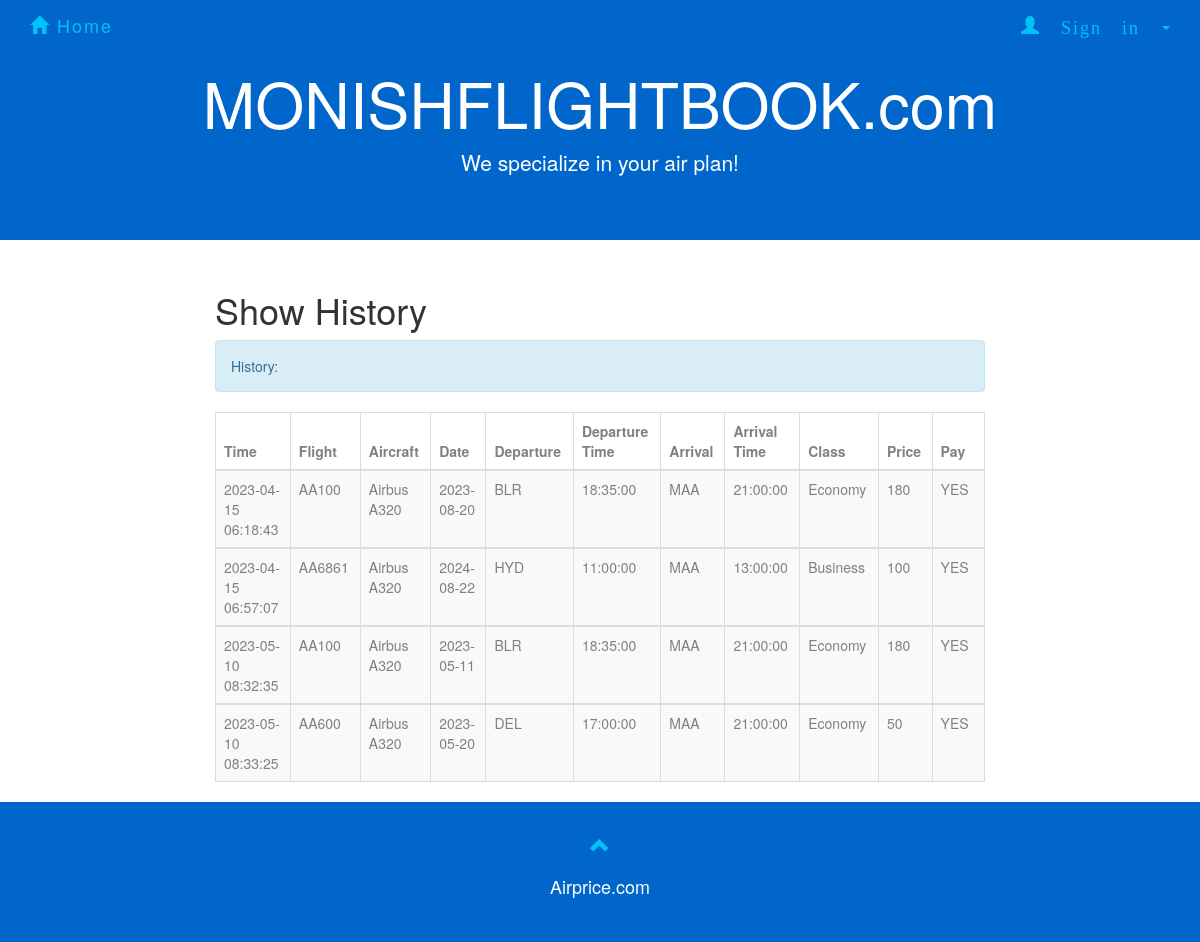
Page /showhistory.php (signed in) on the committed database.
### tables this page shows
CREATE TABLE `flight` (
  `number` varchar(20) NOT NULL,
  `airplane_id` varchar(10) NOT NULL,
  `departure` varchar(10) NOT NULL,
  `d_time` time NOT NULL,
  `arrival` varchar(10) NOT NULL,
  `a_time` time NOT NULL
);

CREATE TABLE `book` (
  `ID` int(11) NOT NULL,
  `time` datetime NOT NULL,
  `date` date NOT NULL,
  `flightno` varchar(10) NOT NULL,
  `username` varchar(45) NOT NULL,
  `classtype` varchar(20) NOT NULL,
  `paid` int(1) DEFAULT 0
);

CREATE TABLE `airplane` (
  `ID` varchar(10) NOT NULL,
  `type` varchar(10) NOT NULL,
  `company` varchar(20) NOT NULL
);

CREATE TABLE `class` (
  `number` varchar(10) NOT NULL,
  `name` varchar(20) NOT NULL,
  `capacity` int(11) NOT NULL,
  `price` float NOT NULL
);

### showhistory.php (the view, shortened to what this page needs)
<?php
$user = $_SESSION['user'];
?>
<!DOCTYPE html>
<html>
<html lang="en">
<head>
  <link rel="stylesheet" href="http://maxcdn.bootstrapcdn.com/bootstrap/3.3.5/css/bootstrap.min.css">
  <link rel="stylesheet" href="forcompany.css">
  <link rel="stylesheet" href="homepage.css">
  <link rel="stylesheet" href="AdminSignin.css">
</head>
<body>
  <nav class="navbar navbar-default navbar-fixed-top">
    <div class="container">
      <div class="navbar-header">
        <a class="navbar-brand" href="homepage.html"><span class="glyphicon glyphicon-home"></span> Home</a>
      </div>
      <div class="collapse navbar-collapse" id="myNavbar">
        <ul class="nav navbar-nav navbar-right">
          <li class="dropdown" id = "new">
            <a class="dropdown-toggle" data-toggle="dropdown" href="#"><span class="glyphicon glyphicon-user"> Sign in&nbsp;</span><span class="caret"></span>
            </a>
              </li>
            </ul>
      </div>
    </div>
  </nav>
<div class="jumbotron text-center">
        <h1>MONISHFLIGHTBOOK.com</h1>
        <p>We specialize in your air plan!</p>
</div>
<div class="container-fluid text-center">
  <div class="row content">
    <div class="col-sm-2 sidenav">
    </div>
    <div class="col-sm-8 text-left">
      <h1>Show History</h1>
<?php
include_once 'dbconnect2.php';
$sql = "SELECT FL.number AS FLnumber, company, type, time, B.date,  departure, d_time, arrival, a_time, C.name AS classname, price, paid
            FROM flight FL,  class C, airplane AP , book B
            WHERE (FL.number = C.number) AND (B.flightno = c.number) AND (classtype = C.name) AND (FL.airplane_id = AP.ID)
            AND  B.username = '$user' AND paid = '1'
            ORDER BY time";
$result = mysqli_query($con,$sql);
$rowcount = mysqli_num_rows($result);
    if($rowcount == 0){
        echo "<div class='alert alert-info'><strong>Nothing in the history.</strong></div>";
    }
    else{
    echo "<div class='alert alert-info'>History:</div>";
    echo "<table class='table table-bordered table-striped table-hover'>
          <thead>
          <tr>
            <th>Time</th>
            <th>Flight</th>
            <th>Aircraft</th>
            <th>Date</th>
            <th>Departure</th>
            <th>Departure Time</th>
            <th>Arrival</th>
            <th>Arrival Time</th>
            <th>Class</th>
            <th>Price</th>
            <th>Pay</th>
          </tr>
          </thead>";
    while($row = mysqli_fetch_array($result)) {
        echo "<tbody><tr>";
        echo "<td>" . $row['time'] . "</td>";
        echo "<td>" . $row['FLnumber'] . "</td>";
        echo "<td>" . $row['company']." ".$row['type']. "</td>";
        echo "<td>" . $row['date'] . "</td>";
        echo "<td>" . $row['departure'] . "</td>";
        echo "<td>" . $row['d_time'] . "</td>";
        echo "<td>" . $row['arrival'] . "</td>";
        echo "<td>" . $row['a_time'] . "</td>";
        echo "<td>" . $row['classname'] . "</td>";
        echo "<td>" . $row['price'] . "</td>";
        if($row['paid'] == 1){
            echo "<td>YES</td>";
        }
        echo "</tr>";
    }
    echo " </tbody></table>";
    }
?>
    </div>
  </div>
</div>
<footer class="container-fluid text-center">
        <a href="#signUpPage" title="To Top">
            <span class="glyphicon glyphicon-chevron-up"></span>
        </a>
        <p>Airprice.com</p>
</footer>
</body>
</html>

### forcompany.css (style rules this page uses)
.jumbotron { background-color: #0066cc; color: #ffffff; }
.navbar { margin-bottom: 0; background-color: #0066cc; border: 0; font-size: 18px !important; letter-spacing: 2px; opacity: 0.9; }
.navbar li a, .navbar .navbar-brand { color: #00ccff !important; }
footer { background-color: #0066cc; color: #fff; padding: 32px; font-size: 18px; }
footer .glyphicon { font-size: 20px; margin-bottom: 20px; color: #00ccff; opacity: 0.9; }

### AdminSignin.css (style rules this page uses)
th { width: 50px; height: 10px; color: gray; }
td { color: gray; }

### rows in the picture
flight: book.time "2023-04-15 06:18:43", number "AA100", airplane.company "Airbus", airplane.type "A320", book.date "2023-08-20", departure "BLR", d_time "18:35:00", arrival "MAA", a_time "21:00:00", class.name "Economy", class.price "180", book.time "2023-05-10 08:32:35", book.date "2023-05-11"
flight: book.time "2023-04-15 06:57:07", number "AA6861", airplane.company "Airbus", airplane.type "A320", book.date "2024-08-22", departure "HYD", d_time "11:00:00", arrival "MAA", a_time "13:00:00", class.name "Business", class.price "100"
flight: book.time "2023-05-10 08:33:25", number "AA600", airplane.company "Airbus", airplane.type "A320", book.date "2023-05-20", departure "DEL", d_time "17:00:00", arrival "MAA", a_time "21:00:00", class.name "Economy", class.price "50"
